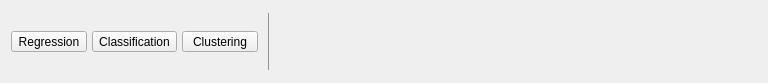
<?xml version="1.0" encoding="UTF-8"?>
<ui version="4.0">
 <class>RibbonMachineLearning</class>
 <widget class="QWidget" name="RibbonMachineLearning">
  <property name="geometry">
   <rect>
    <x>0</x>
    <y>0</y>
    <width>768</width>
    <height>83</height>
   </rect>
  </property>
  <property name="windowTitle">
   <string>Form</string>
  </property>
  <layout class="QGridLayout" name="gridLayout_1">
   <property name="topMargin">
    <number>4</number>
   </property>
   <property name="rightMargin">
    <number>0</number>
   </property>
   <property name="bottomMargin">
    <number>4</number>
   </property>
   <property name="horizontalSpacing">
    <number>0</number>
   </property>
   <item row="0" column="4">
    <spacer name="horizontalSpacer">
     <property name="orientation">
      <enum>Qt::Horizontal</enum>
     </property>
     <property name="sizeHint" stdset="0">
      <size>
       <width>61</width>
       <height>20</height>
      </size>
     </property>
    </spacer>
   </item>
   <item row="0" column="0">
    <widget class="QWidget" name="panel" native="true">
     <layout class="QGridLayout" name="gridLayout_2">
      <property name="leftMargin">
       <number>0</number>
      </property>
      <property name="topMargin">
       <number>6</number>
      </property>
      <property name="rightMargin">
       <number>0</number>
      </property>
      <property name="bottomMargin">
       <number>6</number>
      </property>
      <property name="verticalSpacing">
       <number>3</number>
      </property>
      <item row="0" column="0">
       <widget class="QWidget" name="widget_panel" native="true">
        <layout class="QGridLayout" name="gridLayout_3">
         <property name="leftMargin">
          <number>0</number>
         </property>
         <property name="topMargin">
          <number>0</number>
         </property>
         <property name="rightMargin">
          <number>0</number>
         </property>
         <property name="bottomMargin">
          <number>0</number>
         </property>
         <property name="horizontalSpacing">
          <number>5</number>
         </property>
         <item row="0" column="0">
          <widget class="RibbonButton" name="buttonRegression">
           <property name="minimumSize">
            <size>
             <width>76</width>
             <height>0</height>
            </size>
           </property>
           <property name="text">
            <string>Regression</string>
           </property>
           <property name="icon">
            <iconset resource="../resources/icons.qrc">
             <normaloff>:/icons/analysis-bayesian-ttest.svg</normaloff>:/icons/analysis-bayesian-ttest.svg</iconset>
           </property>
           <property name="iconSize">
            <size>
             <width>37</width>
             <height>28</height>
            </size>
           </property>
           <property name="popupMode">
            <enum>QToolButton::InstantPopup</enum>
           </property>
           <property name="toolButtonStyle">
            <enum>Qt::ToolButtonTextUnderIcon</enum>
           </property>
          </widget>
         </item>

         <item row="0" column="1">
          <widget class="RibbonButton" name="buttonClassification">
           <property name="minimumSize">
            <size>
             <width>76</width>
             <height>0</height>
            </size>
           </property>
           <property name="text">
            <string>Classification</string>
           </property>
           <property name="icon">
            <iconset resource="../resources/icons.qrc">
             <normaloff>:/icons/analysis-bayesian-ttest.svg</normaloff>:/icons/analysis-bayesian-ttest.svg</iconset>
           </property>
           <property name="iconSize">
            <size>
             <width>37</width>
             <height>28</height>
            </size>
           </property>
           <property name="popupMode">
            <enum>QToolButton::InstantPopup</enum>
           </property>
           <property name="toolButtonStyle">
            <enum>Qt::ToolButtonTextUnderIcon</enum>
           </property>
          </widget>
         </item>

         <item row="0" column="2">
          <widget class="RibbonButton" name="buttonClustering">
           <property name="minimumSize">
            <size>
             <width>76</width>
             <height>0</height>
            </size>
           </property>
           <property name="text">
            <string>Clustering</string>
           </property>
           <property name="icon">
            <iconset resource="../resources/icons.qrc">
             <normaloff>:/icons/analysis-bayesian-ttest.svg</normaloff>:/icons/analysis-bayesian-ttest.svg</iconset>
           </property>
           <property name="iconSize">
            <size>
             <width>37</width>
             <height>28</height>
            </size>
           </property>
           <property name="popupMode">
            <enum>QToolButton::InstantPopup</enum>
           </property>
           <property name="toolButtonStyle">
            <enum>Qt::ToolButtonTextUnderIcon</enum>
           </property>
          </widget>
         </item>


        </layout>
       </widget>
      </item>
     </layout>
    </widget>
   </item>
   <item row="0" column="1">
    <widget class="QWidget" name="widget_separator" native="true">
     <property name="styleSheet">
      <string notr="true">QWidget { color : #929292 ; }</string>
     </property>
     <layout class="QGridLayout" name="gridLayout_4">
      <item row="0" column="0">
       <widget class="Line" name="line_separator">
        <property name="frameShadow">
         <enum>QFrame::Plain</enum>
        </property>
        <property name="orientation">
         <enum>Qt::Vertical</enum>
        </property>
       </widget>
      </item>
     </layout>
    </widget>
   </item>
  </layout>
 </widget>
 <customwidgets>
  <customwidget>
   <class>RibbonButton</class>
   <extends>QToolButton</extends>
   <header>widgets/ribbonbutton.h</header>
  </customwidget>
 </customwidgets>
 <resources>
  <include location="../resources/icons.qrc"/>
 </resources>
 <connections/>
 <slots>
  <slot>itemSelected()</slot>
  <slot>menuItemSelected()</slot>
 </slots>
</ui>
